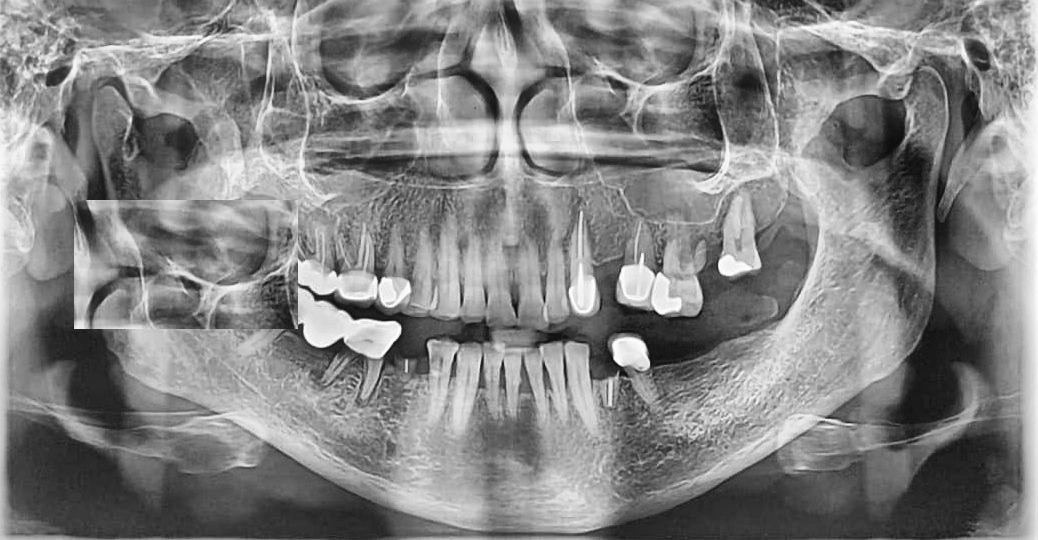
#> input picture data/dataset_dental/alterada_digitalmente/0008_Dental_OPG_XRAY_Dataset_Dental_OPG_(Classification)_Healthy_Teeth_106_digital.jpg, 1038 x 540 px
$ python -i compare_dental_xrays.py   (imports and definitions only)
#> lines starting #> are read from the running program, lines starting #| are printed output that depends on the picture; after the words box and inside, x2 and y2 are one past the last pixel; in counts of white or black regions, pixels touching at a corner belong together
from __future__ import annotations

import argparse
import math
from dataclasses import dataclass
from pathlib import Path
from typing import Any

import cv2
import numpy as np
import pandas as pd
from skimage.metrics import structural_similarity


IMAGE_EXTENSIONS = {".png", ".jpg", ".jpeg", ".bmp", ".webp", ".tif", ".tiff"}
MANIFEST_COLUMNS = [
    "image_path",
    "patient_name",
    "dentist",
    "appointment_date",
    "appointment_id",
]
MANIFEST_ALIASES = {
    "caminho_arquivo": "image_path",
    "arquivo": "image_path",
    "imagem": "image_path",
    "nome_paciente": "patient_name",
    "paciente": "patient_name",
    "dentista": "dentist",
    "responsavel": "dentist",
    "data_atendimento": "appointment_date",
    "data": "appointment_date",
    "numero_atendimento": "appointment_id",
    "n_atendimento": "appointment_id",
    "atendimento": "appointment_id",
}
REPORT_COLUMNS = [
    "comparison_type",
    "base_image",
    "compared_image",
    "base_patient_name",
    "compared_patient_name",
    "base_dentist",
    "compared_dentist",
    "base_appointment_date",
    "compared_appointment_date",
    "base_appointment_id",
    "compared_appointment_id",
    "similarity_percent",
    "ssim_score",
    "keypoint_match_score",
    "edge_similarity",
    "alignment_quality",
    "radiopaque_similarity",
    "observations",
    "final_result",
]


@dataclass(frozen=True)
class XrayRecord:
    image_path: Path
    patient_name: str
    dentist: str
    appointment_date: str
    appointment_id: str
    order_index: int


@dataclass(frozen=True)
class ImageFeatures:
    raw_gray: np.ndarray
    normalized: np.ndarray
    edges: np.ndarray
    radiopaque_mask: np.ndarray
    keypoints: tuple[Any, ...]
    descriptors: np.ndarray | None


# [181 lines left out: functions parse_args, clean_text, resolve_image_path, load_records_from_manifest, load_records_from_directory, sortable_date and 4 more, not called in this run]


def load_grayscale(path: Path) -> np.ndarray:
    image = cv2.imread(str(path), cv2.IMREAD_GRAYSCALE)
#> image is the input picture: shape (540, 1038); min 10, max 255, mean 131.2
    if image is None:
        raise ValueError(f"Nao foi possivel abrir a imagem: {path}")
    return image


def crop_dark_border(image: np.ndarray) -> np.ndarray:
    threshold = max(8, int(np.percentile(image, 8)))
#> threshold = 49
    mask = image > threshold
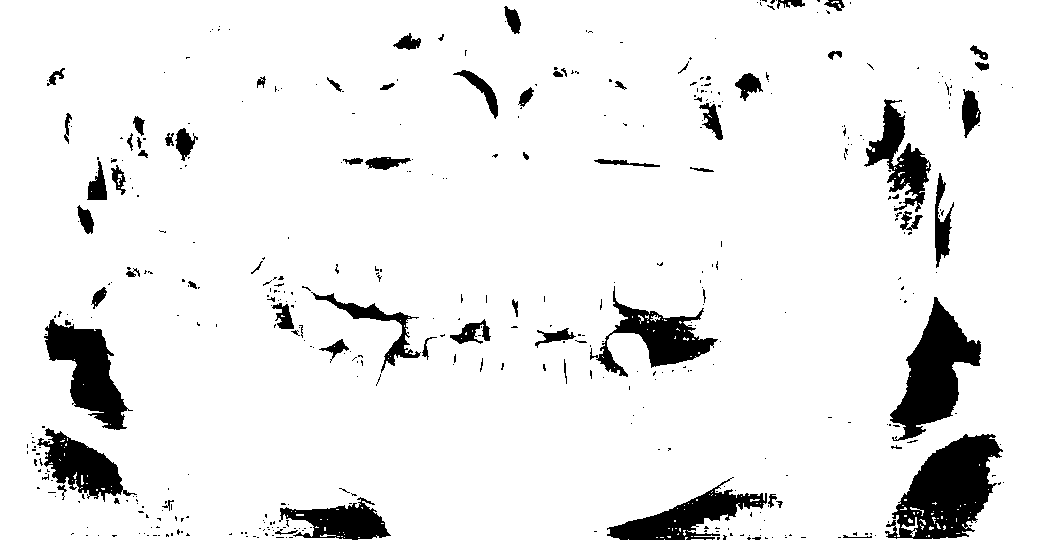
#> mask: shape (540, 1038) bool; 91.9% white; 456 black regions (382 under 20 px), largest, box (x1, y1, x2, y2) and area: (885, 434, 1003, 539) 7065, (890, 297, 981, 441) 5954, (44, 319, 133, 430) 4535
    coords = cv2.findNonZero(mask.astype(np.uint8))
#> coords = contour of 514929 points, box (x1, y1, x2, y2) (0, 0, 1038, 540), area 0
    if coords is None:
        return image
    x, y, width, height = cv2.boundingRect(coords)
#> x = 0; y = 0; width = 1038; height = 540
    if width < image.shape[1] * 0.35 or height < image.shape[0] * 0.35:
        return image
    return image[y : y + height, x : x + width]


def preprocess(image: np.ndarray, size: int = 768) -> np.ndarray:
    image = crop_dark_border(image)
    height, width = image.shape[:2]
#> height = 540; width = 1038
    scale = size / max(height, width)
#> scale = 0.74
    resized = cv2.resize(
        image,
        (max(1, int(width * scale)), max(1, int(height * scale))),
        interpolation=cv2.INTER_AREA,
    )
    canvas = np.zeros((size, size), dtype=np.uint8)
    offset_y = (size - resized.shape[0]) // 2
#> offset_y = 184
    offset_x = (size - resized.shape[1]) // 2
#> offset_x = 0
    canvas[offset_y : offset_y + resized.shape[0], offset_x : offset_x + resized.shape[1]] = resized
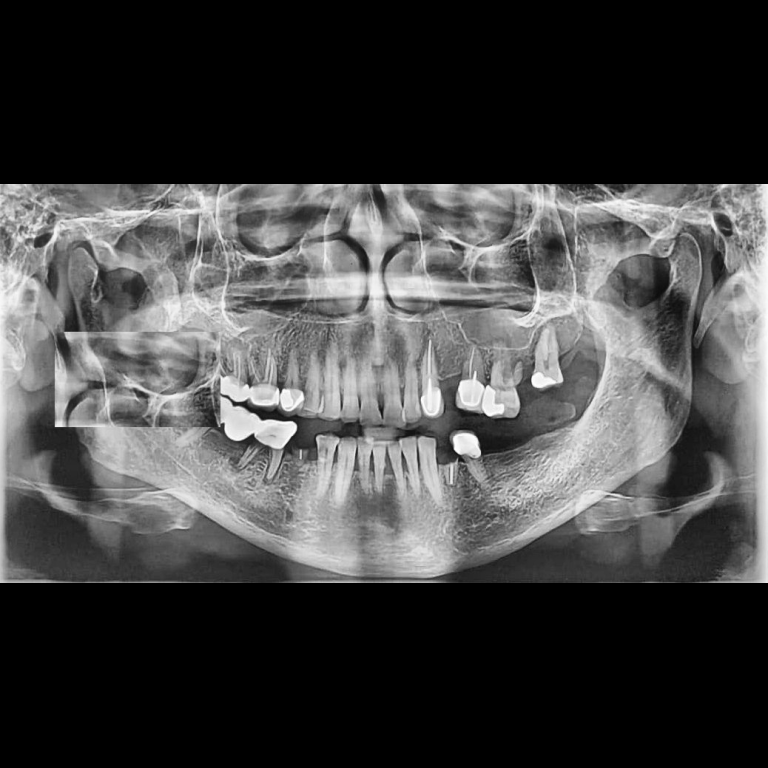
#> canvas: shape (768, 768); min 0, max 254, mean 68.2
    clahe = cv2.createCLAHE(clipLimit=2.0, tileGridSize=(8, 8))
    return clahe.apply(canvas)
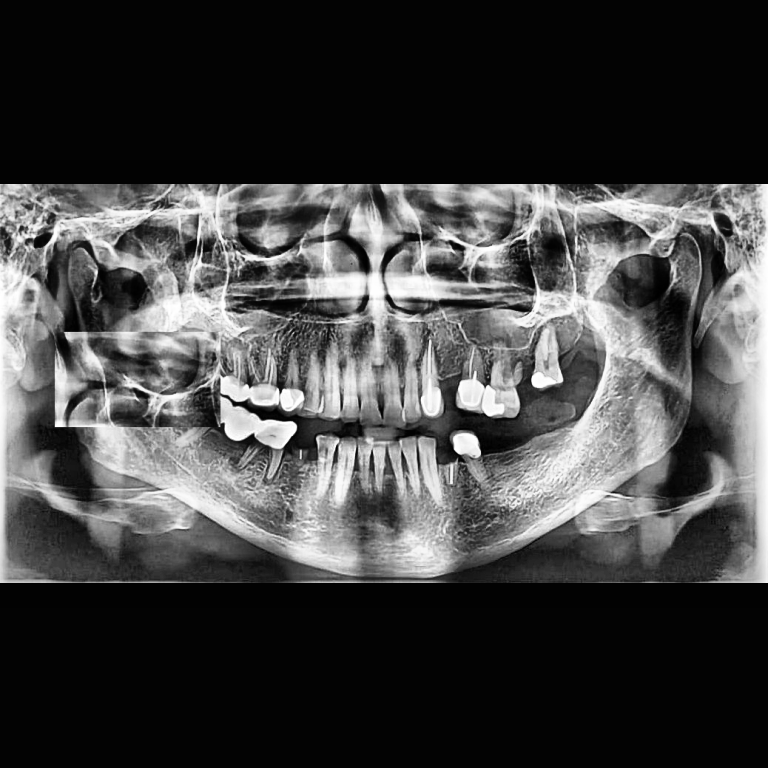
#> returned value: shape (768, 768); min 0, max 255, mean 66.9


def extract_features(path: Path) -> ImageFeatures:
    raw = load_grayscale(path)
    normalized = preprocess(raw)
    edges = cv2.Canny(normalized, 45, 135)
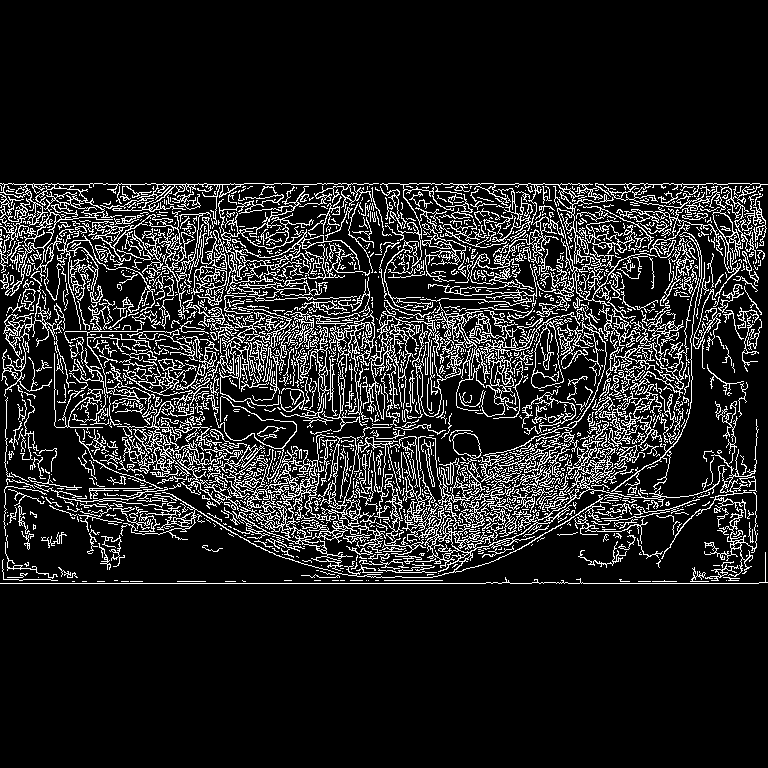
#> edges: shape (768, 768); 13% white in thin lines or dots, all inside (x1, y1, x2, y2) = (0, 183, 768, 584)
    bright_threshold = float(np.percentile(normalized, 94))
#> bright_threshold = 219
    radiopaque_mask = (normalized >= bright_threshold).astype(np.uint8) * 255
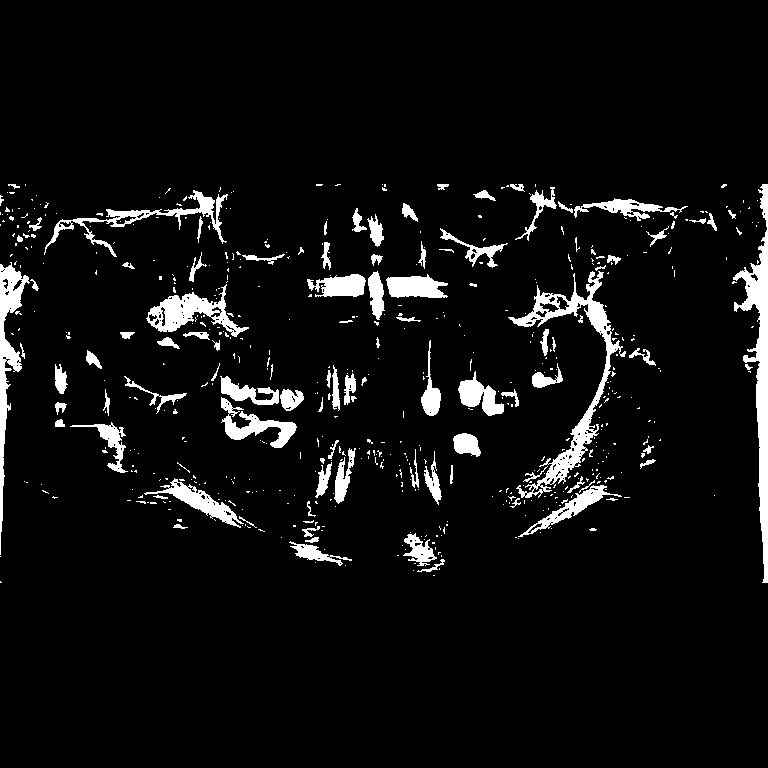
#> radiopaque_mask: shape (768, 768); 6.1% white; 568 white regions (465 under 20 px), largest, box (x1, y1, x2, y2) and area: (733, 184, 768, 583) 4040, (508, 271, 626, 498) 3910, (0, 262, 30, 555) 2329
    orb = cv2.ORB_create(nfeatures=2200, scaleFactor=1.2, nlevels=8)
    keypoints, descriptors = orb.detectAndCompute(normalized, None)
#> keypoints = 2200 keypoints; strongest (x, y, size): (56, 426, 31), (55, 425, 37.2), (294, 425, 53.6), (280, 391, 37.2)
    return ImageFeatures(
        raw_gray=raw,
        normalized=normalized,
        edges=edges,
        radiopaque_mask=radiopaque_mask,
        keypoints=tuple(keypoints or ()),
        descriptors=descriptors,
    )


# [47 lines left out: functions match_keypoints, aligned_compared_image, not called in this run]


def percentage_ssim(left: np.ndarray, right: np.ndarray) -> float:
    score = structural_similarity(left, right, data_range=255)
    return float(np.clip(score, 0.0, 1.0) * 100.0)


# [203 lines left out: functions edge_similarity, correlation_score, radiopaque_similarity, final_classification, build_observations, compare_pair and 2 more, not called in this run]


# [2 lines not run here, left out]

>>> result = extract_features('../data/dataset_dental/alterada_digitalmente/0008_Dental_OPG_XRAY_Dataset_Dental_OPG_(Classification)_Healthy_Teeth_106_digital.jpg')

$ run again, on data/dataset_dental/alterada_manualmente/0022_Dental_OPG_XRAY_Dataset_Dental_OPG_(Object_Detection)_Augmented_Dataset_train_images_240_jpg.rf.d582cd26a52422d81094a933ccc6b5c8_manual.jpg
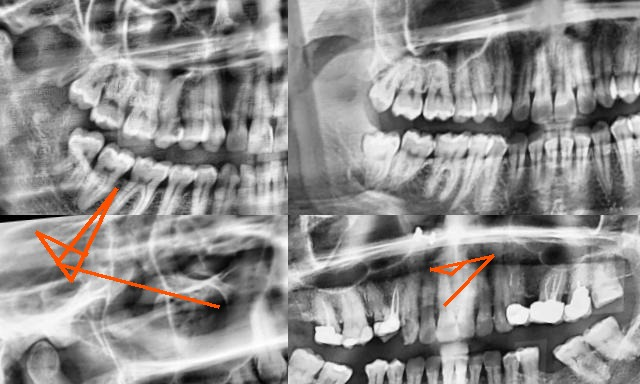
#> input picture data/dataset_dental/alterada_manualmente/0022_Dental_OPG_XRAY_Dataset_Dental_OPG_(Object_Detection)_Augmented_Dataset_train_images_240_jpg.rf.d582cd26a52422d81094a933ccc6b5c8_manual.jpg, 640 x 384 px
#> threshold = 54
#> in crop_dark_border, `mask = image > threshold`:
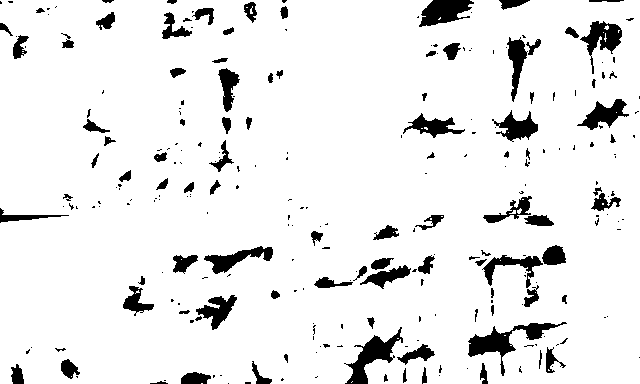
#> mask: shape (384, 640) bool; 92% white; 262 black regions (164 under 20 px), largest, box (x1, y1, x2, y2) and area: (468, 322, 567, 376) 1267, (344, 327, 403, 384) 1114, (419, 0, 474, 27) 944
#> coords = contour of 226088 points, box (x1, y1, x2, y2) (0, 0, 640, 384), area 172
#> in crop_dark_border, `x, y, width, height = cv2.boundingRect(coords)`: x = 0; width = 640; height = 384
#> edges: shape (768, 768); 11.1% white in thin lines or dots, all inside (x1, y1, x2, y2) = (0, 153, 768, 615)
#> bright_threshold = 228
#> in extract_features, `radiopaque_mask = (normalized >= bright_threshold).astype(np.uint8) * ..`:
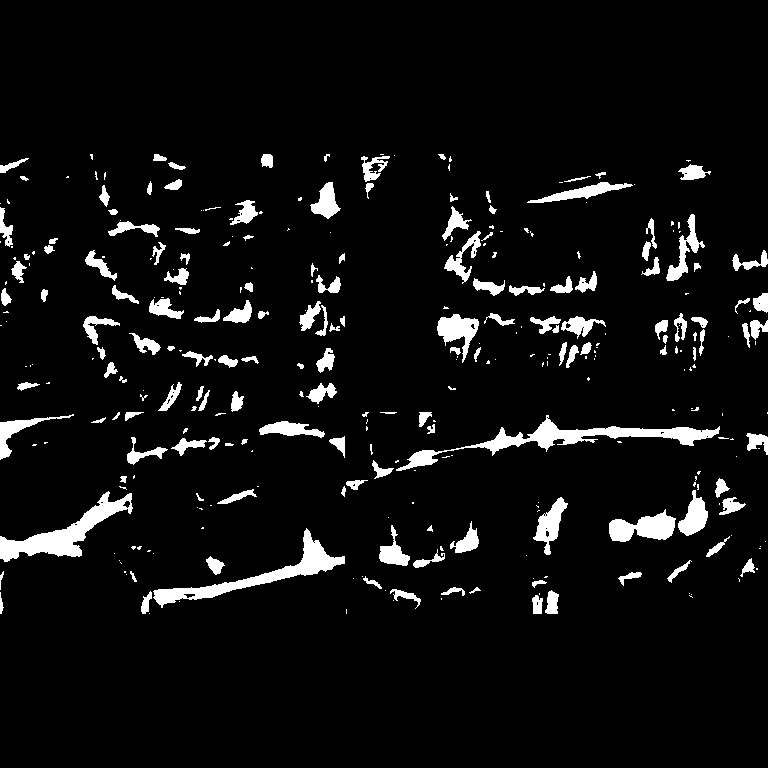
#> radiopaque_mask: shape (768, 768); 6.1% white; 325 white regions (171 under 20 px), largest, box (x1, y1, x2, y2) and area: (396, 415, 720, 471) 3226, (0, 491, 133, 562) 2692, (153, 528, 345, 608) 2619
#> keypoints = 2200 keypoints; strongest (x, y, size): (502, 427, 37.2), (501, 428, 44.6), (505, 290, 53.6), (505, 289, 44.6)
